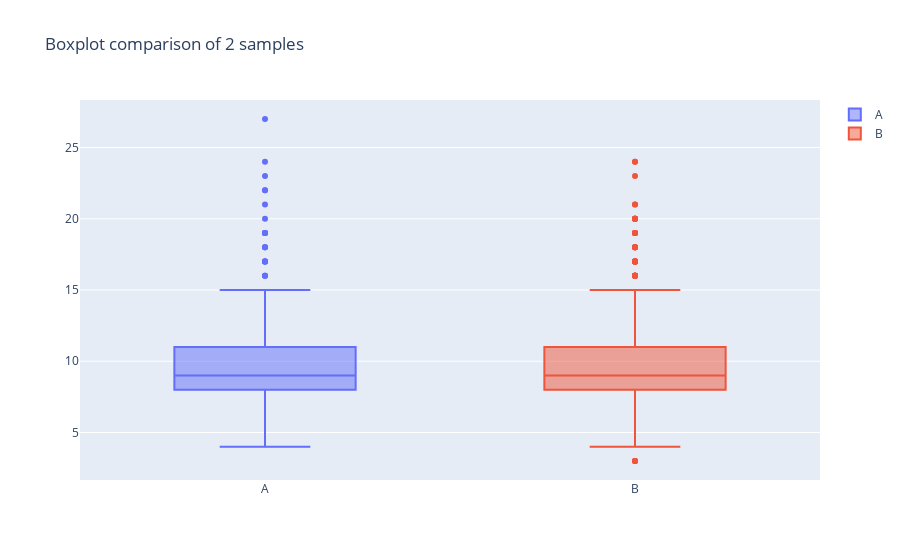

The code cell stored with this chart in its notebook:
### Markdown cell above
## box plot

### Code cell
# Use box plots to show that the samples do derive from the same population.
import plotly.graph_objs as go
import plotly.offline as pyo
import pandas as pd
import numpy as np

df = pd.read_csv('../../data/bronze/plotlydash/abalone.csv')

# take two random samples of different sizes:
df1 = df.sample(400)
df2 = df.sample(800)

# create a data variable with two Box plots:
trace1 = go.Box(y=df1["rings"], name='A')
trace2 = go.Box(y=df2["rings"], name='B')
data = [trace1, trace2]
layout = go.Layout(title="Boxplot comparison of 2 samples")
fig = go.Figure(data=data, layout=layout)
pyo.iplot(fig)

### Figure 1 — Plotly figure (JSON) as saved in the notebook; plotly's stock layout.template omitted (floating-point values rounded to 4 significant figures; data arrays with more than 128 entries replaced by an {"elided": "..."} marker saying what was removed)
{"data": [{"name": "A", "type": "box", "y": {"elided": "400 int values"}}, {"name": "B", "type": "box", "y": {"elided": "800 int values"}}], "layout": {"title": {"text": "Boxplot comparison of 2 samples"}}}
